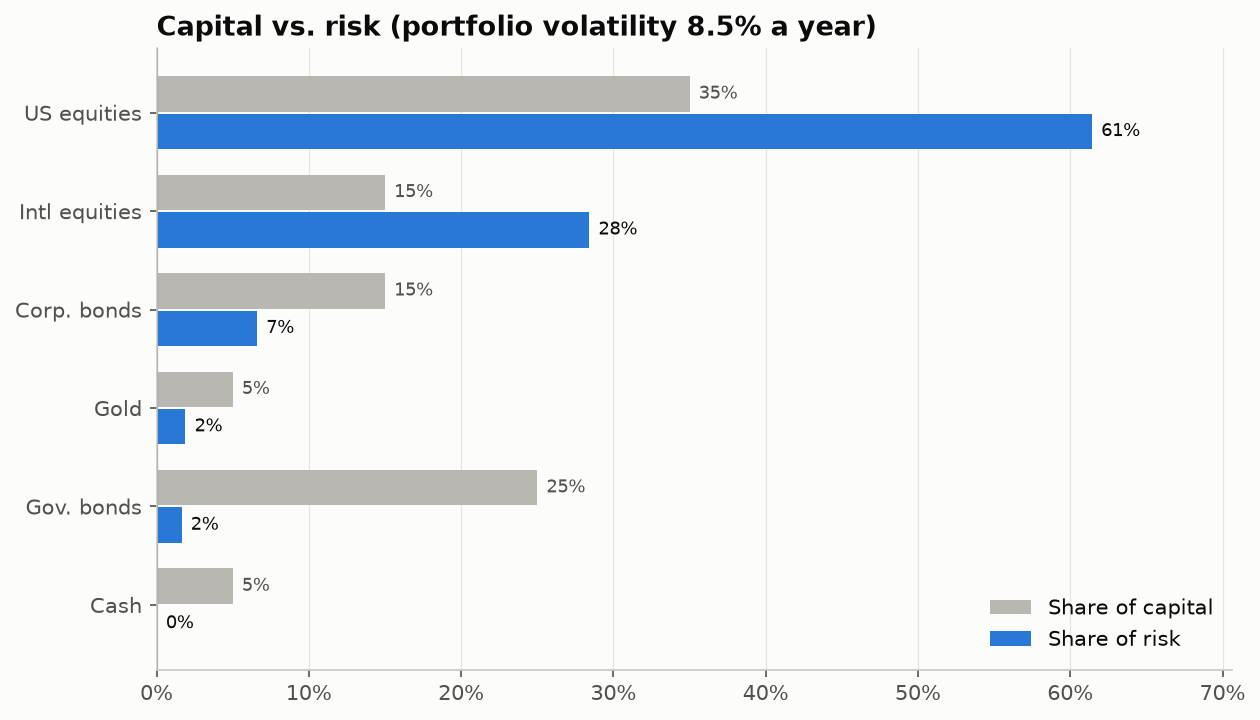

This figure's Python source:
"""
Risk Contribution vs. Capital Weight  -  family: Finance & investment

DESIGN PURPOSE
Paired horizontal bars compare each asset's share of the capital with its
share of the portfolio's total risk (volatility). In most portfolios the two
differ sharply. A classic "60/40" portfolio gets most of its risk from
equities, so the capital weights alone give a misleading picture of
diversification.

WHEN TO USE
  - Show where a portfolio's risk really comes from
  - Explain risk-parity or risk-budgeting approaches
  - Review a proposed allocation before it is implemented

AVOID WHEN
  - More than about 12 holdings (aggregate to asset classes or sectors first)
  - The audience has not been introduced to volatility as the risk measure

ALTERNATIVES
  - 100% stacked bars (capital vs. risk)
  - Treemap sized by risk contribution

EXAMPLE
A simulated six-asset balanced portfolio with assumed annual volatilities and
correlations. Not investment advice.

NOTE: Educational examples with simulated or historical data. Not investment
advice; past performance does not predict future returns.

Run:  python risk_contribution.py
      python risk_contribution.py --real-data   (real dataset: plotly.express.data.stocks() — equal-weight portfolio of 6 tech stocks, covariance of weekly returns 2018–2019)
"""
import sys
from pathlib import Path

import numpy as np
import pandas as pd
import matplotlib.pyplot as plt

# Library style: categorical colors in fixed order, recessive axes, hairline grid.
PALETTE = ["#2a78d6", "#eb6834", "#1baf7a", "#eda100",
           "#e87ba4", "#008300", "#6250d6", "#e34948"]
SEQ_CMAP = "Blues"      # sequential: one hue, light -> dark
DIV_CMAP = "RdBu_r"     # diverging: two opposite hues, neutral midpoint
GRAY = "#b8b7b1"        # de-emphasised marks
plt.rcParams.update({
    "figure.figsize": (8, 4.8), "figure.dpi": 110, "figure.facecolor": "#fcfcfb",
    "axes.facecolor": "#fcfcfb", "axes.edgecolor": "#c9c8c3", "axes.linewidth": 0.8,
    "axes.spines.top": False, "axes.spines.right": False,
    "axes.grid": True, "grid.color": "#e6e5e1", "grid.linewidth": 0.6, "axes.axisbelow": True,
    "axes.prop_cycle": plt.cycler(color=PALETTE),
    "axes.titlesize": 13, "axes.titleweight": "bold", "axes.titlelocation": "left",
    "axes.labelcolor": "#52514e", "xtick.color": "#52514e", "ytick.color": "#52514e",
    "text.color": "#0b0b0b", "font.size": 10, "lines.linewidth": 2,
    "legend.frameon": False,
})

from matplotlib.ticker import PercentFormatter

# --- Example data ------------------------------------------------------------
assets = ["US equities", "Intl equities", "Gov. bonds", "Corp. bonds", "Gold", "Cash"]
weights = pd.Series([0.35, 0.15, 0.25, 0.15, 0.05, 0.05], index=assets)
vol = np.array([0.16, 0.18, 0.06, 0.07, 0.15, 0.005])          # annualised volatility
corr = np.array([[1.0, 0.85, -0.2, 0.3, 0.05, 0.0],
                 [0.85, 1.0, -0.15, 0.3, 0.1, 0.0],
                 [-0.2, -0.15, 1.0, 0.6, 0.25, 0.1],
                 [0.3, 0.3, 0.6, 1.0, 0.15, 0.1],
                 [0.05, 0.1, 0.25, 0.15, 1.0, 0.0],
                 [0.0, 0.0, 0.1, 0.1, 0.0, 1.0]])
cov = pd.DataFrame(np.outer(vol, vol) * corr, index=assets, columns=assets)
weights

REAL_DATA = "--real-data" in sys.argv
if REAL_DATA:  # plotly.express.data.stocks() — equal-weight portfolio of 6 tech stocks, covariance of weekly returns 2018–2019
    import plotly.express as px
    stocks = px.data.stocks().set_index("date")
    cov = stocks.pct_change().dropna().cov() * 52           # annualised from weekly returns
    weights = pd.Series(1 / len(cov), index=cov.index)
    weights

# --- Plot --------------------------------------------------------------------
w = weights.values
port_var = w @ cov.values @ w
rc = pd.Series(w * (cov.values @ w) / port_var, index=weights.index)  # sums to 1
order = rc.sort_values().index
y = np.arange(len(order))
fig, ax = plt.subplots(figsize=(8.5, 0.55 * len(order) + 1.6))
ax.barh(y + 0.19, weights[order], height=0.36, color=GRAY, label="Share of capital")
ax.barh(y - 0.19, rc[order], height=0.36, color=PALETTE[0], label="Share of risk")
for yi, a in zip(y, order):
    ax.text(weights[a] + 0.006, yi + 0.19, f"{weights[a]:.0%}", va="center", fontsize=8.5, color="#52514e")
    ax.text(max(rc[a], 0) + 0.006, yi - 0.19, f"{rc[a]:.0%}", va="center", fontsize=8.5, color="#0b0b0b")
ax.axvline(0, color="#52514e", linewidth=1)
ax.set_yticks(y, order)
ax.xaxis.set_major_formatter(PercentFormatter(1.0, decimals=0))
ax.set_xlim(min(0, rc.min() * 1.2), max(rc.max(), weights.max()) * 1.15)
ax.grid(axis="y", visible=False)
ax.set_title(f"Capital vs. risk (portfolio volatility {np.sqrt(port_var):.1%} a year)")
ax.legend(loc="lower right")
fig.tight_layout()

# --- Save / show -------------------------------------------------------------
out = Path(__file__).with_name(Path(__file__).stem + ("_real" if REAL_DATA else "") + ".png")
fig.savefig(out, dpi=150, bbox_inches="tight")
print(f"saved {out}")
if "--no-show" not in sys.argv:
    plt.show()
